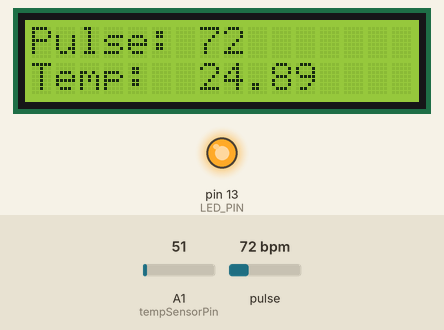
This sketch was run on a simulated Arduino Uno, built with avr-gcc and run on an emulated ATmega328P. Shown: 16×2 character LCD, output pins drawn as LEDs (lit = HIGH). Inputs (shaded band) come from the test bench; at power-on: pulse 72 bpm, A1 (tempSensorPin) = 51. What the sketch prints to the serial monitor is not drawn.

Above: at 1.2 s.
1.3 s: pulse set to 42 bpm
At 3.6 s:
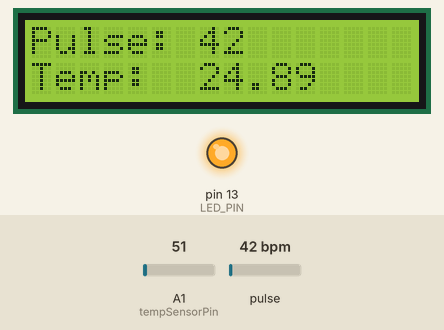
4.3 s: A1 (tempSensorPin) set to 61
At 5.5 s:
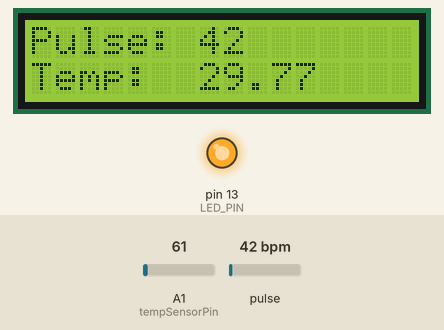
6.3 s: pulse set to 70 bpm
At 7.3 s:
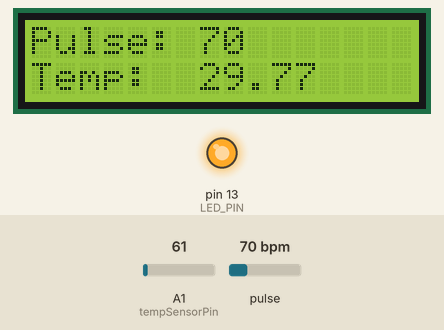
8.3 s: A1 (tempSensorPin) set to 71
At 10.0 s:
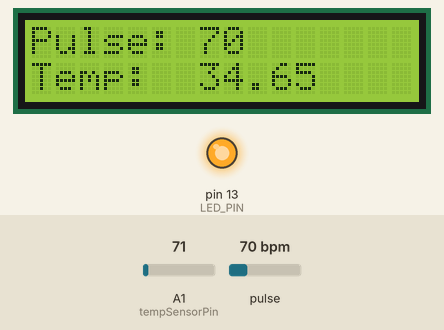
10.3 s: pulse set to 100 bpm
At 12.0 s:
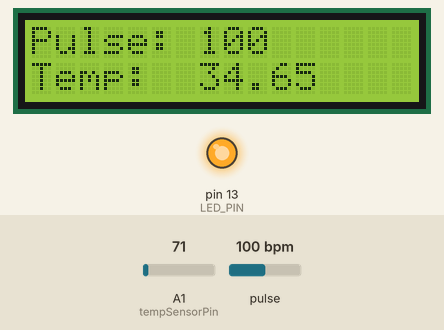
12.3 s: A1 (tempSensorPin) set to 86
At 13.9 s:
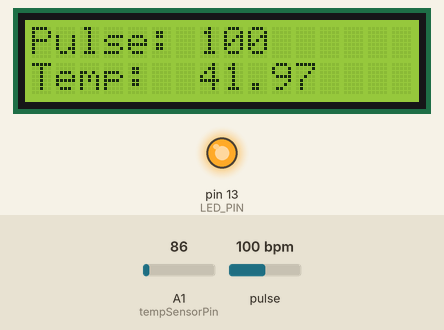
Timing chart, 0 to 15.3 s (numbered marks = the images above; inputs shaded):
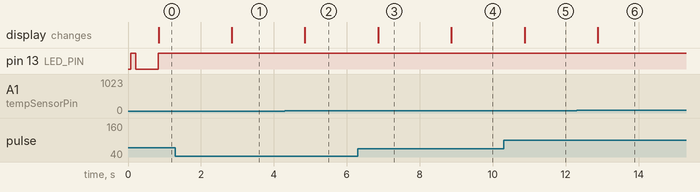

Measured:
- after the input at 1.3 s, the display: changes after 1.5 s (image 1)
- after the input at 4.3 s, the display: changes after 0.55 s (image 2)
- after the input at 6.3 s, the display: changes after 0.56 s (image 3)
- after the input at 8.3 s, the display: changes after 0.57 s (image 4)
- after the input at 10.3 s, the display: changes after 0.58 s (image 5)
- after the input at 12.3 s, the display: changes after 0.58 s (image 6)

The sketch:

pulse_sensor_with_lcd.ino
```cpp
// Include necessary libraries
#define USE_ARDUINO_INTERRUPTS true
#define TEMP_MAX 50
#define tempSensorPin A1
#include <PulseSensorPlayground.h>
#include <LiquidCrystal.h>
const int rs =12, en = 11, d4 = 5, d5 = 4, d6 = 3, d7 = 2;
LiquidCrystal lcd(rs, en, d4, d5, d6, d7); // LCD pins

// Constants
const int PULSE_SENSOR_PIN = 0;  // Analog PIN where the PulseSensor is connected
const int LED_PIN = 13;          // On-board LED PIN
const int THRESHOLD = 550;       // Threshold for detecting a heartbeat

// Create PulseSensorPlayground object
PulseSensorPlayground pulseSensor;

void setup()
{
  // Initialize Serial Monitor
  lcd.begin(16, 2);
  lcd.print("Pulse: ");
  lcd.setCursor(0, 1);
  lcd.print("Temp: ");
  Serial.begin(9600);

  // Configure PulseSensor
  pulseSensor.analogInput(PULSE_SENSOR_PIN);
  pulseSensor.blinkOnPulse(LED_PIN);
  pulseSensor.setThreshold(THRESHOLD);

  // Check if PulseSensor is initialized
  if (pulseSensor.begin())
  {
    Serial.println("PulseSensor object created successfully!");
  }
}

void loop()
{
  int totalTempReading = 0;
  for(int i =0;i<TEMP_MAX;i++){
    totalTempReading += analogRead(tempSensorPin);
  }
  int averageTempValue = totalTempReading/TEMP_MAX;
  float tempValue = averageTempValue * 4.88;
  float tempC = tempValue/10;
  // Get the current Beats Per Minute (BPM)
  int currentBPM = pulseSensor.getBeatsPerMinute();

  // Check if a heartbeat is detected
  if (pulseSensor.sawStartOfBeat())
  {
    Serial.println("♥ A HeartBeat Happened!");
    Serial.print("BPM: ");
    Serial.println(currentBPM);
    //lcd.clear();
    lcd.setCursor(7, 0);
    lcd.print(currentBPM);
    lcd.setCursor(7,1);
    lcd.print(tempC);
    delay(2000);
  }
  else{
    lcd.setCursor(7,0);
    lcd.print("0  ");
    lcd.setCursor(7,1);
    lcd.print(tempC);
    delay(10);
  }

}
```
